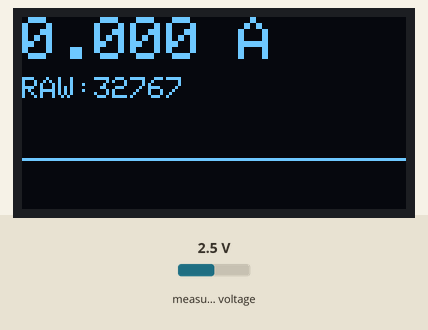
A program run on a simulated ESP8266 (NodeMCU). On the bench: 128×64 one-colour display. Inputs (shaded band) come from the test bench; at power-on: measured voltage 2.5 V. What the program prints to the serial monitor is not drawn.

Above: at 2.2 s.
2.3 s: measured voltage set to 0.1 V
At 2.6 s:
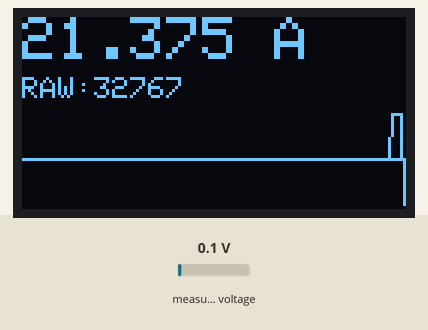
4.3 s: measured voltage set to 1.2 V
At 4.82 s:
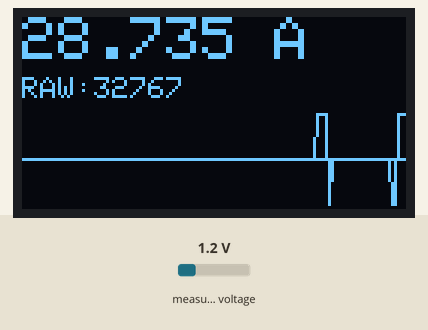
Timing chart, 0 to 7.3 s (numbered marks = the images above; inputs shaded):
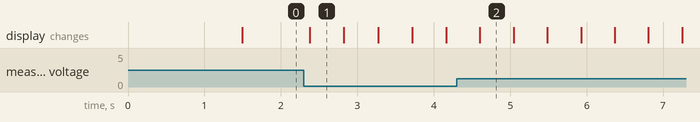

The program:

main.cpp
```cpp
#include <Adafruit_ADS1X15.h>
#include <Adafruit_GFX.h>
#include <Adafruit_SSD1306.h>
#include <Arduino.h>
#include <Wire.h>

// ---- Hardware ----
Adafruit_ADS1115 ads;
Adafruit_SSD1306 display(128, 64, &Wire, -1);

// ---- Calibration ----
// SCT-013-000: 100A / 50mA, Turns Ratio = 2000:1
// Burden Resistor: 30 Ohms (3 x 10 Ohm in series)
const double ICAL = 66.67;
const double ADS_MULTIPLIER = 0.000031250; // GAIN_FOUR

// Reduced samples to avoid WDT reset on ESP8266
const int NUM_SAMPLES = 50;

// ---- Waveform Buffer for OLED ----
const int WAVE_WIDTH = 128;
int waveform[WAVE_WIDTH];
int waveIdx = 0;

void drawOLED(double current_rms, int16_t peak_raw) {
  display.clearDisplay();

  // Big current value
  display.setTextSize(2);
  display.setTextColor(SSD1306_WHITE);
  display.setCursor(0, 0);
  display.print(current_rms, 3);
  display.println(" A");

  // Raw value
  display.setTextSize(1);
  display.setCursor(0, 20);
  display.print("RAW:");
  display.print(peak_raw);

  // Waveform graph (y=32 to y=63)
  int graphTop = 32;
  int graphH = 31;

  display.drawLine(0, graphTop + graphH / 2, 127, graphTop + graphH / 2,
                   SSD1306_WHITE);

  for (int i = 0; i < WAVE_WIDTH - 1; i++) {
    int idx1 = (waveIdx + i) % WAVE_WIDTH;
    int idx2 = (waveIdx + i + 1) % WAVE_WIDTH;
    int y1 = constrain(graphTop + graphH / 2 - waveform[idx1], graphTop,
                       graphTop + graphH);
    int y2 = constrain(graphTop + graphH / 2 - waveform[idx2], graphTop,
                       graphTop + graphH);
    display.drawLine(i, y1, i + 1, y2, SSD1306_WHITE);
  }

  display.display();
}

void setup() {
  Serial.begin(115200);
  Wire.begin();

  if (!ads.begin()) {
    Serial.println("# ERROR: ADS1115 not found!");
    while (1) {
      delay(1000);
    }
  }
  ads.setGain(GAIN_FOUR);
  Serial.println("# ADS1115 OK");

  if (!display.begin(SSD1306_SWITCHCAPVCC, 0x3C)) {
    Serial.println("# WARNING: SSD1306 not found");
  } else {
    Serial.println("# OLED OK");
    display.clearDisplay();
    display.setTextSize(1);
    display.setTextColor(SSD1306_WHITE);
    display.setCursor(0, 0);
    display.println("LT Fault Detector");
    display.println("v1.0");
    display.display();
    delay(1000);
  }

  memset(waveform, 0, sizeof(waveform));
  Serial.println("# READY");
  Serial.println("peak_raw,current_rms");
}

void loop() {
  // Two-pass RMS: First collect samples, then subtract DC offset

  int16_t samples[NUM_SAMPLES];
  int16_t peak_raw = 0;

  // Pass 1: Collect all samples and calculate mean (DC bias)
  double sum = 0.0;
  for (int i = 0; i < NUM_SAMPLES; i++) {
    samples[i] = ads.readADC_SingleEnded(0);
    sum += samples[i];
    if (abs(samples[i]) > abs(peak_raw))
      peak_raw = samples[i];
    yield();
  }
  double dc_offset = sum / NUM_SAMPLES;

  // Pass 2: Subtract DC offset, then calculate RMS of AC component only
  double sum_sq = 0.0;
  for (int i = 0; i < NUM_SAMPLES; i++) {
    double ac = (double)samples[i] - dc_offset; // Remove DC bias
    sum_sq += ac * ac;

    // Store for waveform display
    if (i % (NUM_SAMPLES / 4) == 0) {
      int scaled = (int)(ac / 50.0); // Scale for display
      waveform[waveIdx] = constrain(scaled, -15, 15);
      waveIdx = (waveIdx + 1) % WAVE_WIDTH;
    }
  }

  // Calculate true AC RMS current
  double rms_raw = sqrt(sum_sq / NUM_SAMPLES);
  double voltage_rms = rms_raw * ADS_MULTIPLIER;
  double current_rms = voltage_rms * ICAL;

  // Noise floor: readings below 0.01A are just ADC noise
  if (current_rms < 0.01)
    current_rms = 0.0;

  // Serial output
  Serial.print(peak_raw);
  Serial.print(",");
  Serial.print(current_rms, 4);
  Serial.print(",");
  Serial.println((int)dc_offset); // Show DC offset for debugging

  // OLED output
  drawOLED(current_rms, peak_raw);

  yield();
}
```

Measured:
- after the input at 2.3 s, the display: changes after 0.08 s (image 1)
- what the display in image 1 shows lasts 0.4 s, from 2.4 s to 2.8 s
